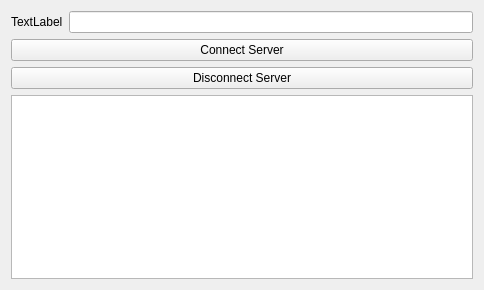
<?xml version="1.0" encoding="UTF-8"?>
<ui version="4.0">
 <class>Widget</class>
 <widget class="QWidget" name="Widget">
  <property name="geometry">
   <rect>
    <x>0</x>
    <y>0</y>
    <width>484</width>
    <height>290</height>
   </rect>
  </property>
  <property name="windowTitle">
   <string>Widget</string>
  </property>
  <layout class="QVBoxLayout" name="verticalLayout">
   <item>
    <layout class="QHBoxLayout" name="horizontalLayout">
     <item>
      <widget class="QLabel" name="label">
       <property name="text">
        <string>TextLabel</string>
       </property>
      </widget>
     </item>
     <item>
      <widget class="QLineEdit" name="leServerIP"/>
     </item>
    </layout>
   </item>
   <item>
    <widget class="QPushButton" name="pbtConnect">
     <property name="text">
      <string>Connect Server</string>
     </property>
    </widget>
   </item>
   <item>
    <widget class="QPushButton" name="pbtDisconnect">
     <property name="text">
      <string>Disconnect Server</string>
     </property>
    </widget>
   </item>
   <item>
    <widget class="QTextEdit" name="edMsg"/>
   </item>
  </layout>
 </widget>
 <resources/>
 <connections/>
</ui>
